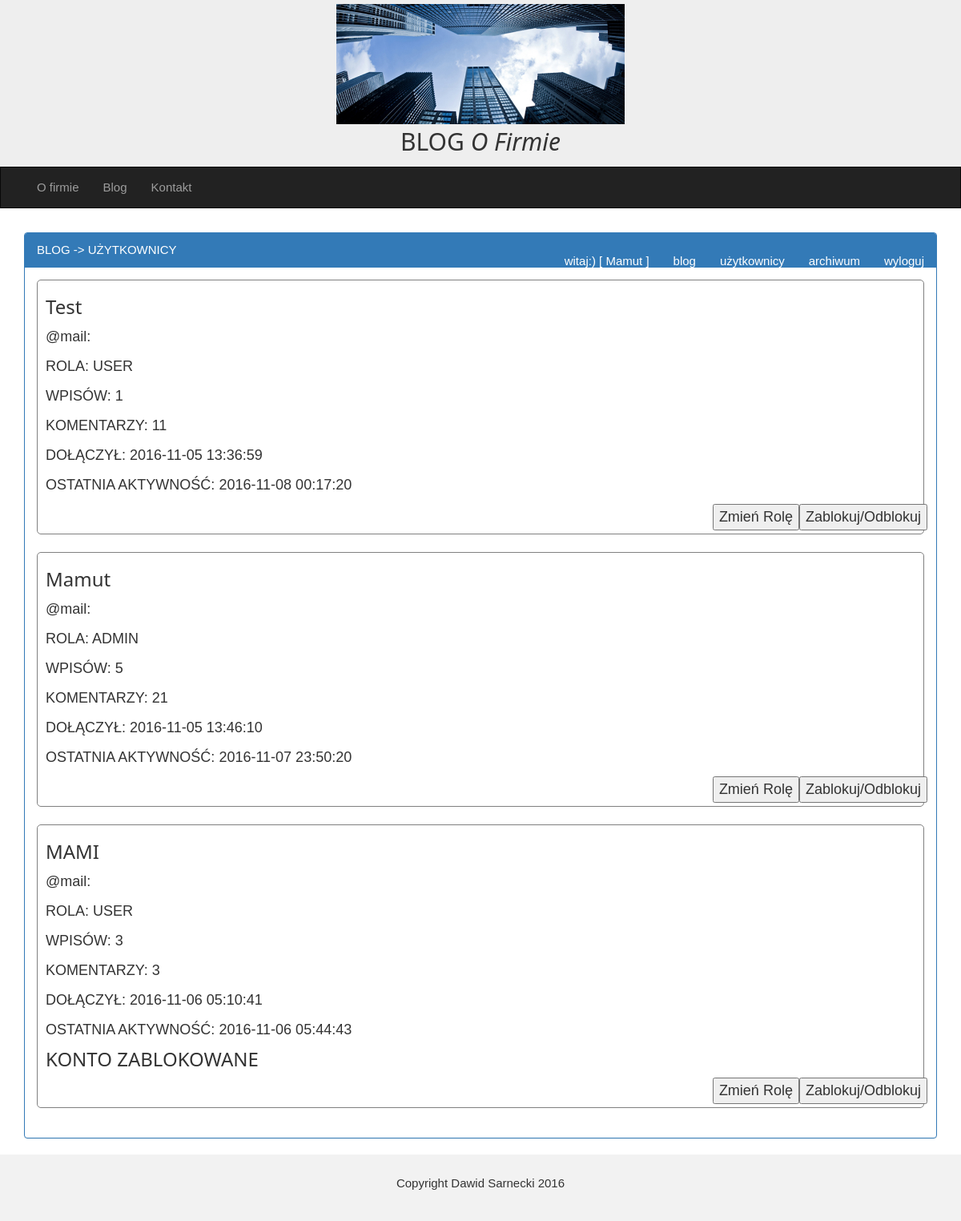
Page /users.php (signed in) on the committed database.
### tables this page shows
CREATE TABLE `activity` (
  `ID` varchar(36) NOT NULL DEFAULT '',
  `UserID` varchar(45) NOT NULL DEFAULT 'UUID',
  `Blogs` int(11) NOT NULL DEFAULT '0',
  `Comments` int(11) NOT NULL DEFAULT '0',
  `LastActivity` datetime DEFAULT NULL,
  PRIMARY KEY (`ID`),
  UNIQUE KEY `ID_UNIQUE` (`ID`),
  UNIQUE KEY `activitycol_UNIQUE` (`UserID`),
  CONSTRAINT `userID` FOREIGN KEY (`UserID`) REFERENCES `user` (`ID`) ON DELETE CASCADE ON UPDATE CASCADE
);

CREATE TABLE `user` (
  `ID` varchar(36) NOT NULL,
  `Login` varchar(10) NOT NULL,
  `Email` tinytext,
  `Pass` tinytext NOT NULL,
  `X_CreateTime` datetime NOT NULL DEFAULT CURRENT_TIMESTAMP,
  `IsAdmin` tinyint(1) NOT NULL DEFAULT '0',
  `IsBlocked` tinyint(1) NOT NULL DEFAULT '0',
  PRIMARY KEY (`ID`),
  UNIQUE KEY `ID_UNIQUE` (`ID`),
  UNIQUE KEY `Login_UNIQUE` (`Login`)
);

### source/Connection.php (called while the page is built, shortened)
<?php
class Connection
{
	private $dbhost = 'localhost';
	private $dbname = 'sdbm';
	private $dbuser = 'root';
	private $dbpass = '';
	private $conn;
	private $query;
	public function __construct()
	{
		$dsn = 'mysql:host='. $this->dbhost .  ';dbname='. $this->dbname;
		try
		{
			$this->conn = new PDO($dsn, $this->dbuser, $this->dbpass);
			$this->conn->setAttribute(PDO::ATTR_ERRMODE, PDO::ERRMODE_EXCEPTION);
		}catch(PDOException $e)
		{
			$this->error = $e ->getMessage();
			echo $this->error;
		}
	}
	public function query($query)
	{
		$this->query = $this->conn->prepare($query);
	}
	public function resultset()
	{
		$this->execute();
		return $this->query->fetchAll(PDO::FETCH_ASSOC);
	}
	public function execute()
	{
		return $this->query->execute();
	}
}

### users.php (the view, shortened to what this page needs)
<?php require_once 'header.php';
?>
<div class="container">
  <div class="row">
   <div class="col-sm-12">
      <div class="panel panel-primary">
        <div class="panel-heading">BLOG -> UŻYTKOWNICY
<?php
			$connect->query(
			'SELECT *, User.id as user_id
			FROM User
			JOIN Activity ON User.ID=Activity.UserID');
			$rows = $connect->resultset();
if ($loggedin) :
if ($_SESSION['IsAdmin']) :
			require_once 'menu_admin.php';
			foreach ($rows as $row) : ?>
			<div id ="blogItem">
			<h3><?php echo $row['Login']; ?></h3>
			<p>@mail: <?php echo $row['Email']; ?> </p>
				<?php if ($row['IsAdmin']) : ?>
							<p>ROLA: ADMIN</p>
				<?php else : ?>
							<p>ROLA: USER</p>
				<?php  endif; ?>
			<p>WPISÓW: <?php echo $row['Blogs']; ?> </p>
			<p>KOMENTARZY: <?php echo $row['Comments']; ?></p>
			<p>DOŁĄCZYŁ: <?php echo $row['X_CreateTime']; ?></p>
			<p>OSTATNIA AKTYWNOŚĆ: <?php echo $row['LastActivity']; ?></p>
				<?php if ($row['IsBlocked']) : ?>
							<h3>KONTO ZABLOKOWANE</h3>
				<?php  endif; ?>
				<form method="post" action="<?php $_SERVER['PHP_SELF']; ?>" >
				<ul class="nav navbar-nav navbar-right">
					<li>
						<input type="submit" name="priviliges" value="Zmień Rolę"/>
					</li>
					<li>
						<input type="submit" name="block" value="Zablokuj/Odblokuj">
					</li>
				</ul>
				</form>
				<br>
			</div>
		<?php endforeach; ?>
<?php endif; ?>
<?php else :
	header("Location: blog.php");
endif; ?>
		</div>
		</div>
		</div>
		</div>
</div>
<?php require_once 'footer.php'; ?>

### header.php (shortened to what this page needs)
<?php
  require_once 'source/Connection.php';
	$connect = new Connection();
?>
<!DOCTYPE html>
<html lang="pl">
<head>
<?php
  if (isset($_SESSION['user']))
  {
    $user     = $_SESSION['user'];
    $loggedin = TRUE;
    $userstr  = " [ $user ]";
  }
  else $loggedin = FALSE;
?>
  <link rel="stylesheet" href="http://maxcdn.bootstrapcdn.com/bootstrap/3.3.6/css/bootstrap.min.css">
  <link rel="stylesheet" href="source/w3s.css">
</head>
<body>
<div class="jumbotron"><center><img src="files/company.jpg" style="width:30%" alt="Image">
<h2> BLOG <i>O Firmie </i> </h2></center>
</div>
<nav class="navbar navbar-inverse">
  <div class="container-fluid">
	<div class="collapse navbar-collapse" id="myNavbar">
		<ul class="nav navbar-nav">
		<li><a href="about.php">O firmie</a></li>
		<li><a href="blog.php">Blog</a></li>
		<li><a href="contact.php">Kontakt</a></li>
		</ul>
	</div>
  </div>
</nav>

### menu_admin.php
<ul class="nav navbar-nav navbar-right">
			<li><a>witaj:) <?php echo $userstr; ?> </a></li>
			<li><a href="blog.php" >blog</a></li>
			<li><a href="users.php" >użytkownicy</a></li>
			<li><a href="archive.php" >archiwum</a></li>
			<li><a href="logout.php" >wyloguj</a></li>
			</ul>
			</div>
			<div class="panel-body">

### footer.php (shortened to what this page needs)
<footer class="container-fluid text-center">
  <p>Copyright Dawid Sarnecki 2016</p>
</footer>
</body>
</html>

### source/w3s.css (style rules this page uses)
html { box-sizing:border-box }
*,*:before,*:after { box-sizing:inherit }
html { -ms-text-size-adjust:100%;-webkit-text-size-adjust:100% }
body { margin:0 }
article,aside,details,figcaption,figure,footer,header,main,menu,nav,section,summary { display:block }
a { background-color:transparent;-webkit-text-decoration-skip:objects }
img { border-style:none }
button,input,select,textarea { font:inherit;margin:0 }
button,input { overflow:visible }
button,html [type=button],[type=reset],[type=submit] { -webkit-appearance:button }
html,body { font-family:Verdana,sans-serif;font-size:15px;line-height:1.5 }
html { overflow-x:hidden }
h1,h2,h3,h4,h5,h6,.w3-slim,.w3-wide { font-family:"Segoe UI",Arial,sans-serif }
h2 { font-size:30px }
h3 { font-size:24px }
h1,h2,h3,h4,h5,h6 { font-weight:400;margin:10px 0 }
img { margin-bottom:-5px }
a { color:inherit }

### header.php (style rules this page uses)
.jumbotron { padding-top:5px; padding-bottom:5px; margin-bottom:5px; color:inherit; background-color:#eee; }
.navbar { margin-bottom: 30px; border-radius: 0; }
.jumbotron { margin-bottom: 0; }
footer { background-color: #f2f2f2; padding: 25px; }
#blogItem { border: 1px solid grey; border-radius: 5px; padding: 10px; background-color: white; font-size: 1.2em; }

### rows in the picture
activity: UserID.Login "Test", shows "ROLA: USER", Blogs "1", Comments "11", UserID.X_CreateTime "2016-11-05 13:36:59", LastActivity "2016-11-08 00:17:20"
activity: UserID.Login "Mamut", shows "ROLA: ADMIN", Blogs "5", Comments "21", UserID.X_CreateTime "2016-11-05 13:46:10", LastActivity "2016-11-07 23:50:20"
activity: UserID.Login "MAMI", shows "ROLA: USER", Blogs "3", Comments "3", UserID.X_CreateTime "2016-11-06 05:10:41", LastActivity "2016-11-06 05:44:43", shows "KONTO ZABLOKOWANE"

### other values in the picture
$userstr "[ Mamut ]"
